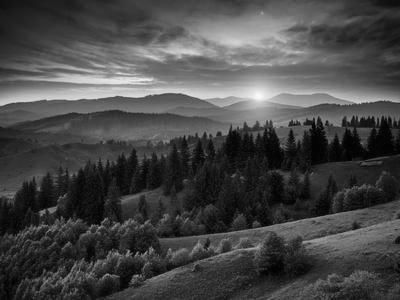
#> input picture Lab/Lab 4/Lab 4/landscape.jpeg, 400 x 300 px, found by its file name
$ python 'Hometask - Blurring And Enhance.py'
#> lines starting #> are read from the running program, lines starting #| are printed output that depends on the picture
import cv2 as cv
import numpy as np

def padding(pad, orig):
    rows, cols = orig.shape
    padded_arr = np.ones((rows+ 2 * pad, cols+ 2 * pad), dtype = np.uint8)*255

    for i in range(rows):
        for j in range(cols):
            padded_arr[i+pad][j+pad] = orig[i][j]

    return padded_arr

def remove_padding(padded_img, pad):
    rows, cols = padded_img.shape
    return padded_img[pad:rows-pad, pad:cols-pad]

def filter(image, filter_size):
    pad = filter_size//2
    rows, cols = image.shape
    filtered_img = np.zeros((rows, cols), dtype = np.uint8)

    padded_img = padding(pad, image)
    for i in range(pad, rows-pad):
        for j in range(pad, cols-pad):
            sub_img = image[i-pad:i+pad+1, j-pad:j+pad+1]
            sub_img_val = np.sum(sub_img)/(filter_size * filter_size)

            padded_img[i][j] = sub_img_val

    filtered_img = remove_padding(padded_img, pad)

    return filtered_img

def histogram_creating(image):
    rows, cols = image.shape
    histogram = np.zeros(256, dtype = int)

    for i in range(rows):
        for j in range(cols):
            val = image[i][j]
            histogram[val] += 1

    return histogram

def calc_pdf(histogram, image):
    rows, cols = image.shape

    histogram = histogram/(rows*cols)

    return histogram

def calc_cum_pdf(pdf):
    cum_pdf = np.zeros(len(pdf), dtype = float)
    cum_pdf[0] = pdf[0]
    for i in range(1, len(pdf)):
        cum_pdf[i] = cum_pdf[i-1] + pdf[i]

    return cum_pdf

def transformation_fun(cum_pdf):
    return np.uint8((cum_pdf*255))

def apply_trans(image, trans_fun):
    rows, cols = image.shape
    new_img = np.zeros((rows, cols), dtype = np.uint8)

    for i in range(rows):
        for j in range(cols):
            new_img[i][j] = trans_fun[image[i][j]]

    return new_img

# ----------------------------------
# Main
image = cv.imread("D:/Uni/Semester 6/DIP/Self/Lab/Lab 4/Lab 4/landscape.jpeg", 0)
#> image is the input picture: shape (300, 400); min 0, max 250, mean 70.9
cv.imshow('Original Image', image)
cv.waitKey()

filtered = filter(image, 3)
#> after the loop in padding, `for i in range(rows):`:
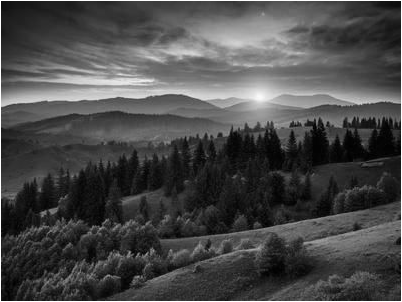
#> padded_arr: shape (302, 402); min 0, max 255, mean 73.1
#> after the loop in filter, `for i in range(pad, rows-pad):`:
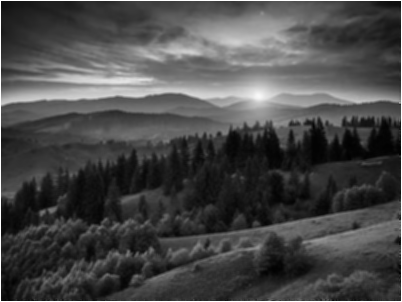
#> padded_img: shape (302, 402); min 1, max 255, mean 72.6
#> in remove_padding, `return padded_img[pad:rows-pad, pad:cols-pad]`:
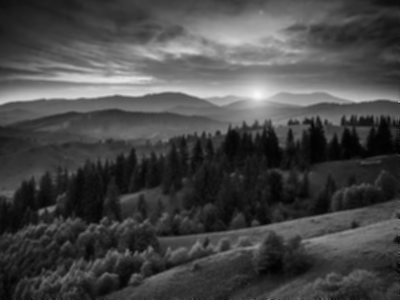
#> returned value: shape (300, 400); min 1, max 248, mean 70.5

histogram = histogram_creating(filtered)
#> after the loop in histogram_creating, `for i in range(rows):`: histogram = 256 values, max 1465 at index 50, min 0 at index 0, mean 468.8
pdf = calc_pdf(histogram, filtered)
#> in calc_pdf, `histogram = histogram/(rows*cols)`: histogram = 256 values, max 0.0122 at index 50, min 0 at index 0, mean 0.00391
#> pdf has the same summary as histogram in calc_pdf
cum_pdf = calc_cum_pdf(pdf)
#> in calc_cum_pdf, `cum_pdf = np.zeros(len(pdf), dtype = float)`: cum_pdf = 256 values from 0 to 0
#> after the loop in calc_cum_pdf, `for i in range(1, len(pdf)):`: cum_pdf = 256 values from 0 to 1
#> cum_pdf = 256 values from 0 to 1
transformation_function = transformation_fun(cum_pdf)
#> transformation_function = 256 values from 0 to 255

equilized_img = apply_trans(filtered, transformation_function)
#> after the loop in apply_trans, `for i in range(rows):`:
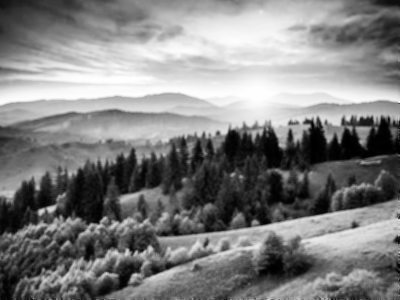
#> new_img: shape (300, 400); min 0, max 255, mean 127.9
print(image.shape)
#| (300, 400)
print(equilized_img.shape)
#| (300, 400)
cv.imshow('Enhanced Image', equilized_img)
cv.waitKey()
